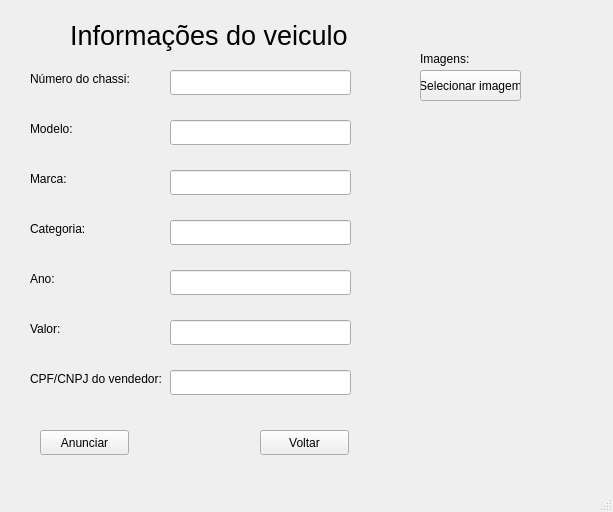
<?xml version="1.0" encoding="UTF-8"?>
<ui version="4.0">
 <class>MainWindow</class>
 <widget class="QMainWindow" name="MainWindow">
  <property name="geometry">
   <rect>
    <x>0</x>
    <y>0</y>
    <width>613</width>
    <height>512</height>
   </rect>
  </property>
  <property name="windowTitle">
   <string>MainWindow</string>
  </property>
  <widget class="QWidget" name="centralwidget">
   <widget class="QLabel" name="label">
    <property name="geometry">
     <rect>
      <x>70</x>
      <y>20</y>
      <width>291</width>
      <height>31</height>
     </rect>
    </property>
    <property name="font">
     <font>
      <pointsize>20</pointsize>
     </font>
    </property>
    <property name="text">
     <string>Informações do veiculo</string>
    </property>
   </widget>
   <widget class="QLabel" name="label_2">
    <property name="geometry">
     <rect>
      <x>30</x>
      <y>70</y>
      <width>131</width>
      <height>17</height>
     </rect>
    </property>
    <property name="text">
     <string>Número do chassi:</string>
    </property>
   </widget>
   <widget class="QLabel" name="label_3">
    <property name="geometry">
     <rect>
      <x>30</x>
      <y>120</y>
      <width>67</width>
      <height>17</height>
     </rect>
    </property>
    <property name="text">
     <string>Modelo:</string>
    </property>
   </widget>
   <widget class="QLabel" name="label_4">
    <property name="geometry">
     <rect>
      <x>30</x>
      <y>170</y>
      <width>67</width>
      <height>17</height>
     </rect>
    </property>
    <property name="text">
     <string>Marca:</string>
    </property>
   </widget>
   <widget class="QLabel" name="label_5">
    <property name="geometry">
     <rect>
      <x>30</x>
      <y>220</y>
      <width>81</width>
      <height>17</height>
     </rect>
    </property>
    <property name="text">
     <string>Categoria:</string>
    </property>
   </widget>
   <widget class="QLabel" name="label_6">
    <property name="geometry">
     <rect>
      <x>30</x>
      <y>270</y>
      <width>67</width>
      <height>17</height>
     </rect>
    </property>
    <property name="text">
     <string>Ano:</string>
    </property>
   </widget>
   <widget class="QLabel" name="label_7">
    <property name="geometry">
     <rect>
      <x>30</x>
      <y>320</y>
      <width>67</width>
      <height>17</height>
     </rect>
    </property>
    <property name="text">
     <string>Valor:</string>
    </property>
   </widget>
   <widget class="QLineEdit" name="Linechassi">
    <property name="geometry">
     <rect>
      <x>170</x>
      <y>70</y>
      <width>181</width>
      <height>25</height>
     </rect>
    </property>
   </widget>
   <widget class="QLineEdit" name="LineModelo">
    <property name="geometry">
     <rect>
      <x>170</x>
      <y>120</y>
      <width>181</width>
      <height>25</height>
     </rect>
    </property>
   </widget>
   <widget class="QLineEdit" name="LineMarca">
    <property name="geometry">
     <rect>
      <x>170</x>
      <y>170</y>
      <width>181</width>
      <height>25</height>
     </rect>
    </property>
   </widget>
   <widget class="QLineEdit" name="LineCategoria">
    <property name="geometry">
     <rect>
      <x>170</x>
      <y>220</y>
      <width>181</width>
      <height>25</height>
     </rect>
    </property>
   </widget>
   <widget class="QLineEdit" name="LineAno">
    <property name="geometry">
     <rect>
      <x>170</x>
      <y>270</y>
      <width>181</width>
      <height>25</height>
     </rect>
    </property>
   </widget>
   <widget class="QLineEdit" name="LineValor">
    <property name="geometry">
     <rect>
      <x>170</x>
      <y>320</y>
      <width>181</width>
      <height>25</height>
     </rect>
    </property>
   </widget>
   <widget class="QLineEdit" name="LineCPFVendedor">
    <property name="geometry">
     <rect>
      <x>170</x>
      <y>370</y>
      <width>181</width>
      <height>25</height>
     </rect>
    </property>
   </widget>
   <widget class="QLabel" name="label_8">
    <property name="geometry">
     <rect>
      <x>30</x>
      <y>370</y>
      <width>171</width>
      <height>17</height>
     </rect>
    </property>
    <property name="text">
     <string>CPF/CNPJ do vendedor:</string>
    </property>
   </widget>
   <widget class="QLabel" name="label_9">
    <property name="geometry">
     <rect>
      <x>420</x>
      <y>50</y>
      <width>67</width>
      <height>17</height>
     </rect>
    </property>
    <property name="text">
     <string>Imagens:</string>
    </property>
   </widget>
   <widget class="QPushButton" name="ButtoAnunciar">
    <property name="geometry">
     <rect>
      <x>40</x>
      <y>430</y>
      <width>89</width>
      <height>25</height>
     </rect>
    </property>
    <property name="text">
     <string>Anunciar</string>
    </property>
   </widget>
   <widget class="QPushButton" name="buttonVoltar">
    <property name="geometry">
     <rect>
      <x>260</x>
      <y>430</y>
      <width>89</width>
      <height>25</height>
     </rect>
    </property>
    <property name="text">
     <string>Voltar</string>
    </property>
   </widget>
   <widget class="QPushButton" name="ButtonImagem">
    <property name="geometry">
     <rect>
      <x>420</x>
      <y>70</y>
      <width>101</width>
      <height>31</height>
     </rect>
    </property>
    <property name="text">
     <string>Selecionar imagem</string>
    </property>
   </widget>
  </widget>
  <widget class="QStatusBar" name="statusbar"/>
 </widget>
 <resources/>
 <connections/>
</ui>
